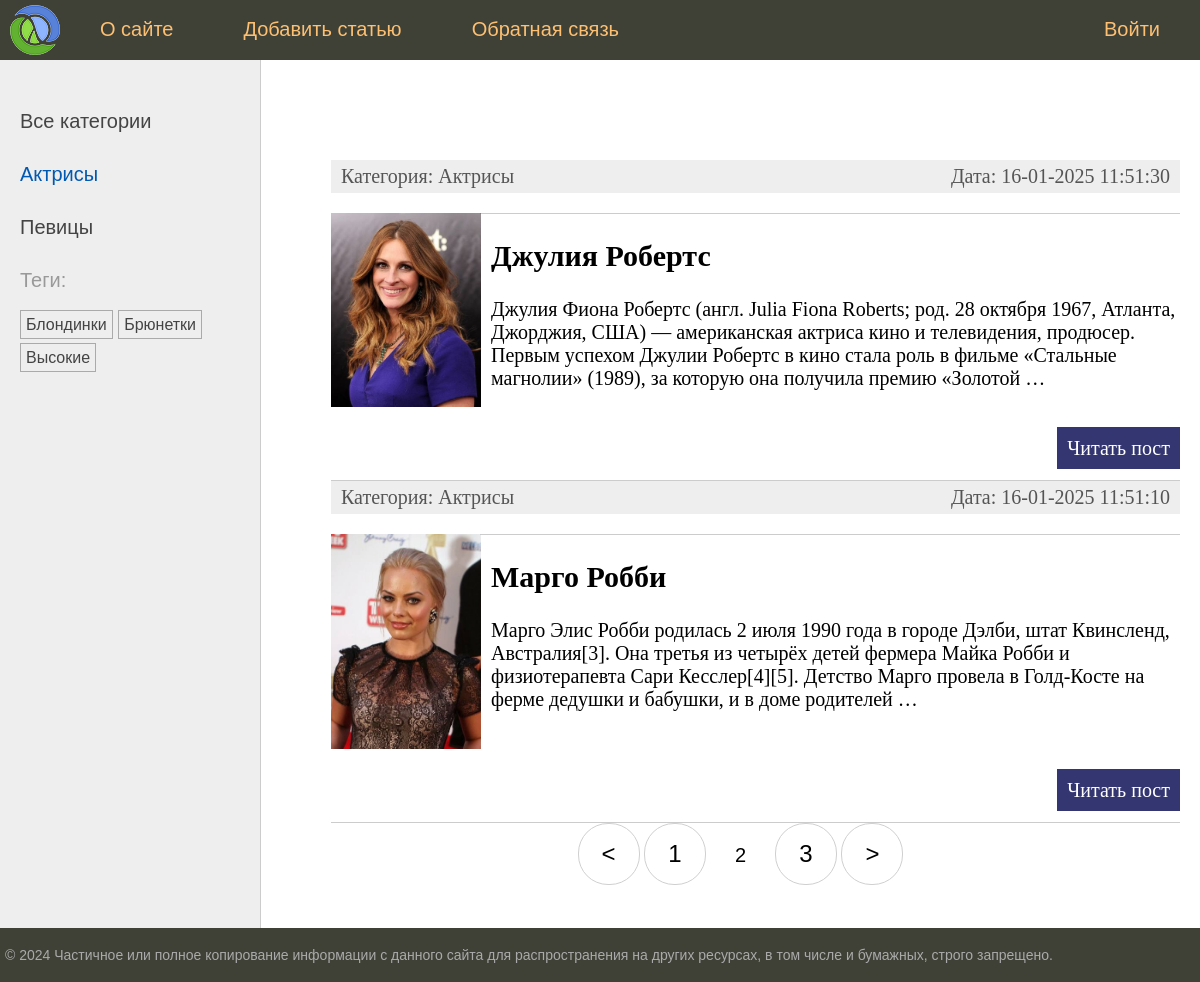
Screenshot of /category/aktrisy/?page=2 with the database file from the repository.
### women/models.py (models this page shows, shortened)
class Category(models.Model):
    name = models.CharField(max_length=100, db_index=True)
    slug = models.SlugField(max_length=255, unique=True)
    def get_absolute_url(self):
        return reverse("category", kwargs={"cat_slug": self.slug})
    class Meta:
        verbose_name = "Категория"
        verbose_name_plural = "Категории"
        db_table = 'category'

class TagPost(models.Model):
    tag = models.CharField(max_length=255, db_index=True)
    slug = models.SlugField(max_length=255, unique=True)
    def get_absolute_url(self):
        return reverse("tag", kwargs={"tag_slug": self.slug})
    class Meta:
        db_table = 'tag_post'

class Women(models.Model):
    class Status(models.IntegerChoices):
        DRAFT = 0, "Черновик"
        PUBLISHED = 1, "Опубликовано"
    title = models.CharField(max_length=255, verbose_name="Заголовок")
    slug = AutoSlugField(populate_from="title", slugify_function=slugify, verbose_name="Slug")
    content = models.TextField(blank=True, verbose_name="Текст статьи")
    time_create = models.DateTimeField(auto_now_add=True, verbose_name="Дата создания")
    time_update = models.DateTimeField(auto_now=True, verbose_name="Дата обновления")
    is_published = models.IntegerField(default=Status.DRAFT, choices=Status, verbose_name="Статус")
    cat = models.ForeignKey("Category", on_delete=models.PROTECT, related_name="posts", verbose_name="Категория")
    tags = models.ManyToManyField("TagPost", related_name="women", blank=True, verbose_name="Теги")
    husband = models.OneToOneField("Husband", on_delete=models.SET_NULL, null=True, blank=True, related_name="wife", verbose_name="Муж")
    photo = models.ImageField(upload_to="photos/%Y/%m/%d", default=None, blank=True, null=True, verbose_name="Фото")
    objects = models.Manager()
    published = PublishedManager()
    class Meta:
        verbose_name = "Известные женщины"
        verbose_name_plural = "Изветсные женщины"
        ordering = ['-time_create']
        indexes = [
            models.Index(fields=['-time_create']),
        ]
        db_table = 'women'
    def get_absolute_url(self):
        return reverse("post", kwargs={"post_slug": self.slug})

### women/views.py (the view)
# urls.py: path("category/<slug:cat_slug>/", views.WomenCategoryView.as_view(), name="category"),
class WomenCategoryView(DataMixin, ListView):
    template_name = "women/index.html"
    context_object_name = "posts"
    def get_queryset(self):
        return Women.published.filter(cat__slug=self.kwargs["cat_slug"]).select_related("cat")
    def get_context_data(self, **kwargs):
        category = get_object_or_404(Category, slug=self.kwargs["cat_slug"])
        context = super().get_context_data(title=f"Категория {category.name}",
                                           cat_selected=category.pk)
        return context

### women/models.py (called while the page is built)
    def get_queryset(self):
        return super(PublishedManager, self).get_queryset().filter(is_published=Women.Status.PUBLISHED)

### women/templatetags/women_tags.py (called while the page is built)
@register.inclusion_tag("women/list_categories.html")
def show_categories(cat_selected=0):
    cats = Category.objects.annotate(total=Count("posts")).filter(posts__gt=0)
    return {"cats": cats, "cat_selected": cat_selected}

@register.inclusion_tag("women/list_tag.html")
def show_tags(post=None):
    if post:
        tags = post.tags.all()
    else:
        tags = TagPost.objects.annotate(total=Count("women")).filter(women__gt=0)
    return {"tags": tags}

### women/utils.py (called while the page is built)
    def get_context_data(self, **kwargs):
        context = super().get_context_data(**kwargs)
        if self.page_title:
            context["title"] = self.page_title
        if self.cat_selected is not None:
            context["cat_selected"] = self.cat_selected
        return context

### women/templates/women/index.html (shortened to what this page needs)
{% extends 'base.html' %}
{% block content %}
<ul class="list-articles">
	{% for p in posts %}
        <li><div class="article-panel">
            <p class="first">Категория: {{ p.cat.name }}</p>
            <p class="last">Дата: {{ p.time_update|date:"d-m-Y H:i:s" }}</p>
        </div>
        {% if p.photo %}
            <p><img src="{{ p.photo.url }}"  class="img-article-left thumb"></p>
        {% endif %}
        <li><h2>{{p.title}}</h2>
    {% autoescape off %}
	{{p.content|linebreaks|truncatewords:40}}
    {% endautoescape %}
        <p class="link-read-post"><a href="{{ p.get_absolute_url }}">Читать пост</a></p>
        </li>
    {% endfor %}
</ul>
{% endblock %}
{% block navigation %}
    {% if page_obj.has_other_pages %}
    <nav class="list-pages">
    {% if page_obj.has_previous %}
        <li class="page-num">
            <a href="?page={{ page_obj.previous_page_number }}">&lt;</a>
        </li>
    {% endif %}
        {% for p in paginator.page_range %}
            {% if page_obj.number == p %}
                <li class="page-num page-num-selected">
                    {{ p }}
                </li>
            {% elif page_obj.number|add:-1 <= p and p <= page_obj.number|add:1 %}
                <li class="page-num">
                    <a href="?page={{ p }}">{{ p }}</a>
                </li>
            {% endif %}
        {% endfor %}
        {% if page_obj.has_next %}
            <li class="page-num">
                <a href="?page={{ page_obj.next_page_number }}">&gt;</a>
            </li>
        {% endif %}
    </nav>
    {% endif %}
{% endblock %}

### women/templates/women/list_categories.html
{% for cat in cats %}
{% if cat.id == cat_selected%}
        <li class="selected">{{cat.name}}</li>
{%else%}
        <li><a href="{{ cat.get_absolute_url }}">{{cat.name}}</a></li>
{%endif%}
{% endfor %}

### women/templates/women/list_tag.html
 {% if tags %}
    <p>Теги:</p>
        <ul class="tags-list">
            {% for tag in tags %}
                <li><a href="{{ tag.get_absolute_url }}">{{ tag.tag }}</a></li>
            {% endfor %}
        </ul>
{% endif %}

### women/static/women/css/styles.css (style rules this page uses)
html, body { font-family: 'Arial'; margin: 0; padding: 0; height: 100%; width: 100%; color: #444; }
a { color: #0059b2; text-decoration: none; }
img { max-width: 600px; height: auto; }
img.img-article-left { max-width: 300px; height: auto; float: left; padding: 0 10px 10px 0; }
img.img-article-left.thumb { max-width: 150px; height: auto; }
p.link-read-post { text-align: right; }
p.link-read-post a { padding: 10px; min-width: 100px; background: #333671; color: #fff; text-decoration: none; }
div.article-panel { background: #eee; padding: 5px 10px 5px 10px; box-sizing: border-box; overflow: hidden; color: #555; }
div.article-panel p.first { margin: 0; float: left; }
div.article-panel p.last { margin: 0; float: right; }
ul.list-articles { list-style: none; margin: 0; padding: 0; }
ul.list-articles li { border-bottom: 1px solid #ccc; }
.left-chapters ul { width: 230px; margin: 0; padding: 20px 10px 10px 20px; list-style: none; font-size: 20px; }
.left-chapters ul li { margin: 30px 0 0 0; color: #999; }
.left-chapters ul li.selected { color: #0059b2; }
.left-chapters ul li a { color: #444; text-decoration: none; }
ul.tags-list { width: 100%; margin: 0; padding: 0; list-style: none; }
ul.tags-list li { margin: 0; padding: 0 0 10px; display: inline-block; }
ul.tags-list li a { padding: 5px; font-size: 16px; border: 1px solid #aaa; }
.list-pages { text-align: center; margin: 0 0 20px 0; }
.list-pages a { color: #000; font-size: 24px; text-decoration: none; }
.list-pages .page-num, .page-num-selected { display: inline-block; width: 60px; height: 44px; padding: 16px 0 0 0; border: 1px solid #d0d0d0; border-radius: 30px; }
.list-pages .page-num-selected { border: none; color: #000; font-size: 20px; }

### rows the page displays
Category: name "Актрисы"
Category: name "Певицы"
TagPost: tag "Блондинки"
TagPost: tag "Брюнетки"
TagPost: tag "Высокие"
Women: cat.name "Актрисы", time_update "16-01-2025 11:51:30", photo (picture), title "Джулия Робертс", content "Джулия Фиона Робертс (англ. Julia Fiona Roberts; род. 28 октября 1967, Атланта, Джорджия, США) — американская актриса кино и телевидения, продюсер. Первым успехом Джулии Робертс в кино стала роль в фильме «Стальные магнолии» (1989), за которую она получила премию «Золотой …"
Women: cat.name "Актрисы", time_update "16-01-2025 11:51:10", photo (picture), title "Марго Робби", content "Марго Элис Робби родилась 2 июля 1990 года в городе Дэлби, штат Квинсленд, Австралия[3]. Она третья из четырёх детей фермера Майка Робби и физиотерапевта Сари Кесслер[4][5]. Детство Марго провела в Голд-Косте на ферме дедушки и бабушки, и в доме родителей …"

### other values shown
{{ m.title }} "О сайте" "Добавить статью" "Обратная связь" "Войти"
{{ p }} "1" "3"
{{ p }} "2"
